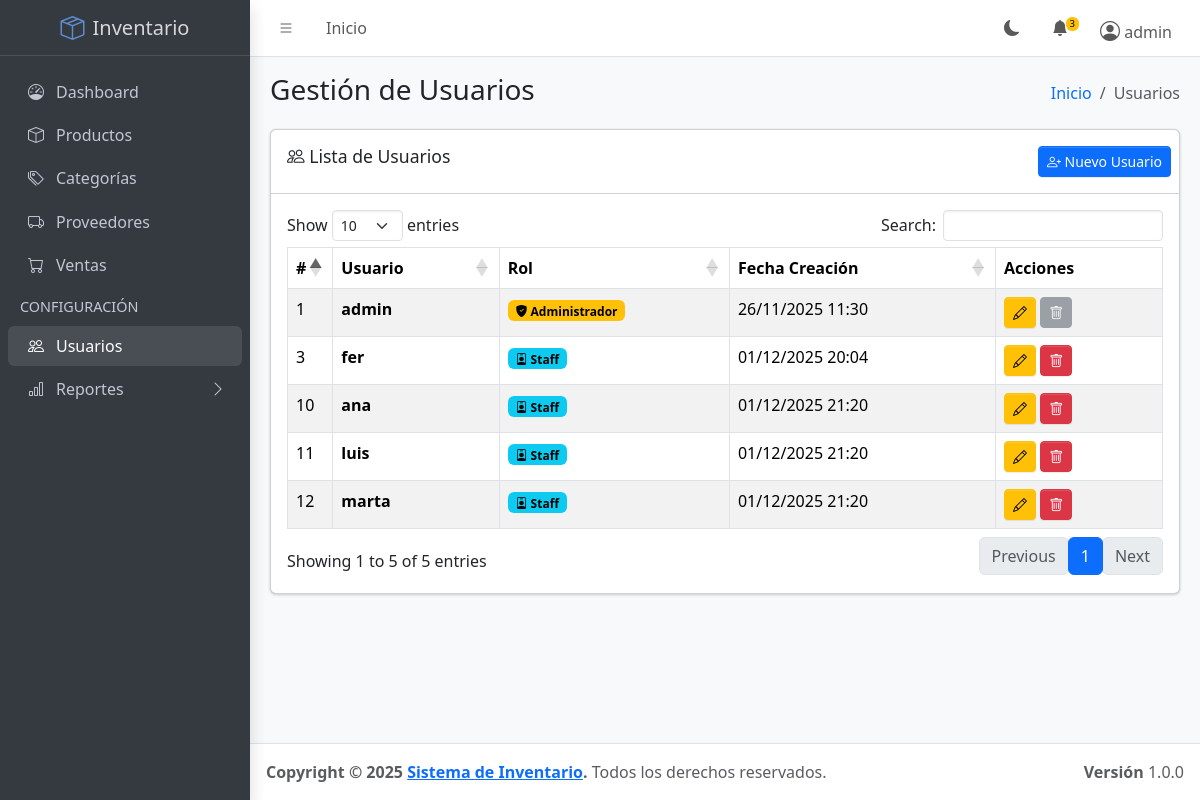
Screenshot of /public/user (signed in) with the database file from the repository.
### tables this page shows
CREATE TABLE `users` (
  `id` int(11) NOT NULL,
  `username` varchar(50) NOT NULL,
  `password` varchar(255) NOT NULL,
  `role` enum('admin','staff') DEFAULT 'staff',
  `created_at` timestamp NOT NULL DEFAULT current_timestamp()
);

### app/core/Controller.php (called while the page is built, shortened)
<?php
class Controller {
    public function model($model) {
        return new $model();
    }
    public function view($view, $data = []) {
        extract($data);
        require_once '../app/views/' . $view . '.php';
    }
}

### app/controllers/UserController.php (called while the page is built, shortened)
<?php
class UserController extends Controller
{
    public function index()
    {
        $userModel = $this->model('User');
        $users = $userModel->getAll();
        $data = [
            'title' => 'Gestión de Usuarios - Sistema de Inventario',
            'users' => $users,
            'success' => $_SESSION['user_success'] ?? null,
            'error' => $_SESSION['user_error'] ?? null
        ];
        $this->view('users/index', $data);
    }
}

### public/index.php (called while the page is built, shortened)
<?php
require_once '../app/config/db.php';
require_once '../app/core/Controller.php';
require_once '../app/core/Model.php';
$url = isset($_GET['url']) ? $_GET['url'] : '';
$router = new Router();
$router->route($url);

### app/core/Model.php (called while the page is built, shortened)
<?php
class Model {
    public function __construct() {
        $database = new Database();
        $this->db = $database->connect();
    }
}

### app/config/db.php (called while the page is built, shortened)
<?php
class Database
{
    private $host = 'localhost';
    private $db_name = 'inventory_system';
    private $username = 'root';
    private $password = '';
    public function connect()
    {
        $this->conn = null;
        try {
            $this->conn = new PDO('mysql:host=' . $this->host . ';dbname=' . $this->db_name, $this->username, $this->password);
            $this->conn->setAttribute(PDO::ATTR_ERRMODE, PDO::ERRMODE_EXCEPTION);
            $this->conn->setAttribute(PDO::ATTR_DEFAULT_FETCH_MODE, PDO::FETCH_ASSOC);
            $this->conn->exec("set names utf8");
        } catch (PDOException $e) {
            echo 'Connection Error: ' . $e->getMessage();
        }
        return $this->conn;
    }
}

### app/models/User.php (called while the page is built, shortened)
<?php
class User extends Model
{
    public function __construct()
    {
        $this->table = 'users';
    }
    public function getAll()
    {
        $query = "SELECT id, username, role, created_at FROM " . $this->table . " ORDER BY id DESC";
        $stmt = $this->db->prepare($query);
        $stmt->execute();
        return $stmt->fetchAll(PDO::FETCH_ASSOC);
    }
}

### app/views/users/index.php (the view, shortened to what this page needs)
<?php require_once '../app/views/layouts/header.php'; ?>
<?php require_once '../app/views/layouts/sidebar.php'; ?>
<div class="app-content-header">
    <div class="container-fluid">
        <div class="row">
            <div class="col-sm-6">
                <h3 class="mb-0">Gestión de Usuarios</h3>
            </div>
            <div class="col-sm-6">
                <ol class="breadcrumb float-sm-end">
                    <li class="breadcrumb-item"><a href="/GestionInventario/public/">Inicio</a></li>
                    <li class="breadcrumb-item active">Usuarios</li>
                </ol>
            </div>
        </div>
    </div>
</div>
<div class="app-content">
    <div class="container-fluid">
        <div class="card">
            <div class="card-header">
                <h3 class="card-title">
                    <i class="bi bi-people"></i> Lista de Usuarios
                </h3>
                <div class="card-tools">
                    <a href="/GestionInventario/public/user/create" class="btn btn-primary btn-sm">
                        <i class="bi bi-person-plus"></i> Nuevo Usuario
                    </a>
                </div>
            </div>
            <div class="card-body">
                <?php if (empty($users)): ?>
                    <div class="alert alert-info">
                        <i class="bi bi-info-circle"></i> No hay usuarios registrados.
                    </div>
                <?php else: ?>
                    <div class="table-responsive">
                        <table id="usersTable" class="table table-bordered table-striped table-hover">
                            <thead>
                                <tr>
                                    <th style="width: 10px">#</th>
                                    <th>Usuario</th>
                                    <th>Rol</th>
                                    <th>Fecha Creación</th>
                                    <th style="width: 150px">Acciones</th>
                                </tr>
                            </thead>
                            <tbody>
                                <?php foreach ($users as $user): ?>
                                    <tr>
                                        <td><?= $user['id'] ?></td>
                                        <td><strong><?= htmlspecialchars($user['username']) ?></strong></td>
                                        <td>
                                            <?php if ($user['role'] === 'admin'): ?>
                                                <span class="badge text-bg-warning"><i class="bi bi-shield-fill-check"></i>
                                                    Administrador</span>
                                            <?php else: ?>
                                                <span class="badge text-bg-info"><i class="bi bi-person-badge"></i> Staff</span>
                                            <?php endif; ?>
                                        </td>
                                        <td><?= date('d/m/Y H:i', strtotime($user['created_at'])) ?></td>
                                        <td>
                                            <a href="/GestionInventario/public/user/edit/<?= $user['id'] ?>"
                                                class="btn btn-sm btn-warning" title="Editar">
                                                <i class="bi bi-pencil"></i>
                                            </a>
                                            <?php if ($user['id'] != $_SESSION['user_id']): ?>
                                                <a href="/GestionInventario/public/user/deleteAction/<?= $user['id'] ?>"
                                                    class="btn btn-sm btn-danger" title="Eliminar"
                                                    onclick="return confirm('¿Estás seguro de eliminar este usuario? Esta acción no se puede deshacer.')">
                                                    <i class="bi bi-trash"></i>
                                                </a>
                                            <?php else: ?>
                                                <button class="btn btn-sm btn-secondary" disabled
                                                    title="No puedes eliminar tu propia cuenta">
                                                    <i class="bi bi-trash"></i>
                                                </button>
                                            <?php endif; ?>
                                        </td>
                                    </tr>
                                <?php endforeach; ?>
                            </tbody>
                        </table>
                    </div>
                <?php endif; ?>
            </div>
        </div>
    </div>
</div>
<?php require_once '../app/views/layouts/footer.php'; ?>

### rows the page displays
users: id "12", username "marta", role "staff" (drawn), created_at "01/12/2025 21:20"
users: id "11", username "luis", role "staff" (drawn), created_at "01/12/2025 21:20"
users: id "10", username "ana", role "staff" (drawn), created_at "01/12/2025 21:20"
users: id "3", username "fer", role "staff" (drawn), created_at "01/12/2025 20:04"
users: id "1", username "admin", role "admin" (drawn), created_at "26/11/2025 11:30"

### other values shown
$_SESSION['username'] "admin"
